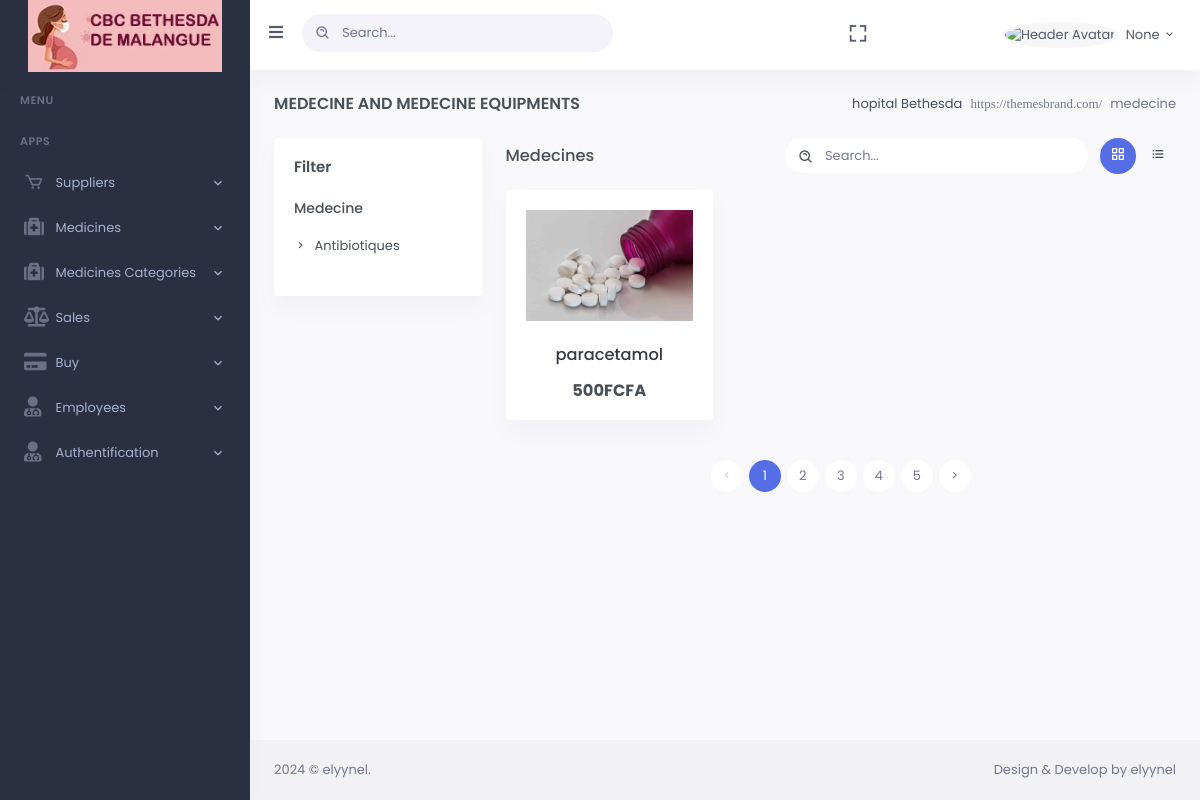
Screenshot of /medCategory/2 with the database file from the repository.
### med/models.py (models this page shows)
class CategoryMedecine(models.Model):
    category_name = models.CharField(max_length=100, unique=True)
    description= models.CharField(max_length=500)

class Medecine(models.Model):
    medecine_name= models.CharField(max_length=70, unique=True)
    price=models.CharField(max_length=6)
    quantity=models.IntegerField()
    expire_date= models.DateField()
    description= models.CharField(max_length=500)
    delevery_date= models.DateField()
    avatar = models.ImageField(null=False, blank=False, upload_to='images/')  # Ajout d'un champ pour l'avatar
    category= models.ForeignKey(CategoryMedecine, on_delete=models.CASCADE, default=1)

### med/views.py (the view)
# urls.py: path("medCategory/<int:id>",views.ListMedCatg,name="medCategory"),
def ListMedCatg(request,id):
    userDetails={"username":request.session.get('username'),"pk":request.session.get("id"), "email": request.session.get('email'), "avatar": request.session.get("avatar") , "password": request.session.get("password") }
    cat= CategoryMedecine.objects.all()
    target= CategoryMedecine.objects.get(pk=id)
    med= Medecine.objects.filter(category=target)
    return render(request, "ListMedCatg.html", context={"log":userDetails,"medecine":med,"category":cat})

### med/template/ListMedCatg.html (shortened to what this page needs)
{% load static %}
<!doctype html>
<html lang="en">
<head>
       {% if log %}
        <link href="{% static 'css/bootstrap.min.css' %}" id="bootstrap-style" rel="stylesheet" type="text/css" />
        <link href="{% static 'css/icons.min.css' %}" rel="stylesheet" type="text/css" />
        <link href="{% static 'css/app.min.css'%}" id="app-style" rel="stylesheet" type="text/css" />
        <link href="{% static 'css/bootstrap.min.css' %}" id="bootstrap-style" rel="stylesheet" type="text/css" />
        <link href="{% static 'css/icons.min.css' %}" rel="stylesheet" type="text/css" />
        <link href="{% static  'css/app.min.css' %}" id="app-style" rel="stylesheet" type="text/css" />
        <link href="{% static 'libs/select2/css/select2.min.css' %}" rel="stylesheet" type="text/css" />
        <link href="{% static 'libs/dropzone/min/dropzone.min.css' %}" rel="stylesheet" type="text/css" />
        <link href="{% static 'css/bootstrap.min.css' %}" id="bootstrap-style" rel="stylesheet" type="text/css" />
        <link href="{% static 'css/icons.min.css' %}" rel="stylesheet" type="text/css" />
        <link href="{% static 'css/app.min.css' %}" id="app-style" rel="stylesheet" type="text/css" />
    </head>
    <body data-sidebar="dark">
        <div id="layout-wrapper">
            <header id="page-topbar">
                <div class="navbar-header">
                    <div class="d-flex">
                        <div class="navbar-brand-box">
                            <a href="{% url "accueil" %}" class="logo logo-light">
                                <span class="logo-lg">
                                    <img src="{% static 'images/LOGOBETHESDA.JPG'%}"  alt="" height="74">
                                </span>
                            </a>
                        </div>
                        <button type="button" class="btn btn-sm px-3 font-size-16 header-item waves-effect" id="vertical-menu-btn">
                            <i class="fa fa-fw fa-bars"></i>
                        </button>
                        <form class="app-search d-none d-lg-block">
                            <div class="position-relative">
                                <input type="text" class="form-control" placeholder="Search...">
                                <span class="bx bx-search-alt"></span>
                            </div>
                        </form>
                    </div>
                        <div class="dropdown d-none d-lg-inline-block ms-1">
                            <button type="button" class="btn header-item noti-icon waves-effect" data-bs-toggle="fullscreen">
                                <i class="bx bx-fullscreen"></i>
                            </button>
                        </div>
                        <div class="dropdown d-inline-block">
                            <button type="button" class="btn header-item waves-effect" id="page-header-user-dropdown"
                            data-bs-toggle="dropdown" aria-haspopup="true" aria-expanded="false">
                                <img class="rounded-circle header-profile-user" src="{{ log.avatar }}"
                                    alt="Header Avatar">
                                <span class="d-none d-xl-inline-block ms-1" key="t-henry">{{log.username}}</span>
                                <i class="mdi mdi-chevron-down d-none d-xl-inline-block"></i>
                            </button>
                        </div>
                    </div>
                </div>
            <div class="vertical-menu">
                <div data-simplebar class="h-100">
                    <div id="sidebar-menu">
                        <ul class="metismenu list-unstyled" id="side-menu">
                            <li class="menu-title" key="t-menu">Menu</li>
                            <li class="menu-title" key="t-apps">Apps</li>
                            <li>
                                <a href="javascript: void(0);" class="has-arrow waves-effect">
                                    <i class="bx bx-cart"></i>
                                    <span key="t-crypto">Suppliers </span>
                                </a>
                            </li>
                            <li>
                                <a href="javascript: void(0);" class="has-arrow waves-effect">
                                    <i class="fa fa-medkit"></i>
                                    <span key="t-crypto">Medicines </span>
                                </a>
                            </li>
                            <li>
                                <a href="javascript: void(0);" class="has-arrow waves-effect">
                                    <i class="fa fa-medkit"></i>
                                    <span key="t-crypto">Medicines Categories</span>
                                </a>
                            </li>
                            <li>
                                <a href="javascript: void(0);" class="has-arrow waves-effect">
                                    <i class="fa fa-balance-scale"></i>
                                    <span key="t-crypto">Sales</span>
                                </a>
                            </li>
                            <li>
                                <a href="javascript: void(0);" class="has-arrow waves-effect">
                                    <i class="fa fa-credit-card"></i>
                                    <span key="t-crypto">Buy</span>
                                </a>
                            </li>
                            <li>
                                <a href="javascript: void(0);" class="has-arrow waves-effect">
                                    <i class="fas fa-user-md"></i>
                                    <span key="t-crypto">Employees</span>
                                </a>
                            </li>
                            <li>
                                <a href="javascript: void(0);" class="has-arrow waves-effect">
                                    <i class="fas fa-user-md"></i>
                                    <span key="t-crypto">Authentification
                                    </span>
                                </a>
                            </li>
                        </ul>
                    </div>
                </div>
            </div>
            {% endif %}
      <div class="main-content">
        <div class="page-content">
          <div class="container-fluid">
            <div class="row">
              <div class="col-12">
                <div
                  class="page-title-box d-sm-flex align-items-center justify-content-between"
                >
                  <h4 class="mb-sm-0 font-size-18">Medecine and Medecine equipments</h4>
                  <div class="page-title-right">
                    <ol class="breadcrumb m-0">
                      <li class="breadcrumb-item">
                        <a href="javascript: void(0);">hopital Bethesda</a>
                      </li>
                      <li class="breadcrumb-item active">medecine</li>
                    </ol>
                  </div>
                </div>
              </div>
            </div>
            <div class="row">
              <div class="col-lg-3">
                <div class="card">
                  <div class="card-body">
                    <h4 class="card-title mb-4">Filter</h4>
                    <div>
                      <h5 class="font-size-14 mb-3">Medecine</h5>
                      <ul class="list-unstyled product-list">
                        {% for cat in category %}
                        <li>
                          <a href="{% url "medCategory" cat.pk %}"
                            ><i class="mdi mdi-chevron-right me-1"></i>
                            {{cat.category_name}}</a
                          >
                        </li>
                        {% endfor %}
                      </ul>
                    </div>
                  </div>
                </div>
              </div>
              <div class="col-lg-9">
                <div class="row mb-3">
                  <div class="col-xl-4 col-sm-6">
                    <div class="mt-2">
                      <h5>Medecines</h5>
                    </div>
                  </div>
                  <div class="col-lg-8 col-sm-6">
                    <form
                      class="mt-4 mt-sm-0 float-sm-end d-sm-flex align-items-center"
                    >
                      <div class="search-box me-2">
                        <div class="position-relative">
                          <input
                            type="text"
                            class="form-control border-0"
                            placeholder="Search..."
                          />
                          <i class="bx bx-search-alt search-icon"></i>
                        </div>
                      </div>
                      <ul
                        class="nav nav-pills product-view-nav justify-content-end mt-3 mt-sm-0"
                      >
                        <li class="nav-item">
                          <a class="nav-link active" href="#"
                            ><i class="bx bx-grid-alt"></i
                          ></a>
                        </li>
                        <li class="nav-item">
                          <a class="nav-link" href="#"
                            ><i class="bx bx-list-ul"></i
                          ></a>
                        </li>
                      </ul>
                    </form>
                  </div>
                </div>
                <div class="row">
                  {% for med in medecine %}
                  <div class="col-xl-4 col-sm-6">
                    <div class="card">
                      <div class="card-body">
                        <div class="product-img position-relative">
                          <div class="avatar-sm product-ribbon">
                          </div>
                          <img
                            src="{{ med.avatar.url }}"
                            alt=""
                            class="img-fluid mx-auto d-block"
                          />
                        </div>
                        <div class="mt-4 text-center">
                          <h5 class="mb-3 text-truncate">
                            <a href="{% url "medecinedetails" med.pk %}" class="text-dark"
                              >{{med.medecine_name}}
                            </a>
                          </h5>
                          <h5 class="my-0">
                            <b>{{med.price}}FCFA</b>
                          </h5>
                        </div>
                      </div>
                    </div>
                  </div>
                  {% endfor %}
                </div>
                <div class="row">
                  <div class="col-lg-12">
                    <ul
                      class="pagination pagination-rounded justify-content-center mt-3 mb-4 pb-1"
                    >
                      <li class="page-item disabled">
                        <a href="javascript: void(0);" class="page-link"
                          ><i class="mdi mdi-chevron-left"></i
                        ></a>
                      </li>
                      <li class="page-item active">
                        <a href="javascript: void(0);" class="page-link">1</a>
                      </li>
                      <li class="page-item">
                        <a href="javascript: void(0);" class="page-link">2</a>
                      </li>
                      <li class="page-item">
                        <a href="javascript: void(0);" class="page-link">3</a>
                      </li>
                      <li class="page-item">
                        <a href="javascript: void(0);" class="page-link">4</a>
                      </li>
                      <li class="page-item">
                        <a href="javascript: void(0);" class="page-link">5</a>
                      </li>
                      <li class="page-item">
                        <a href="javascript: void(0);" class="page-link"
                          ><i class="mdi mdi-chevron-right"></i
                        ></a>
                      </li>
                    </ul>
                  </div>
                </div>
              </div>
            </div>
          </div>
        </div>
        <footer class="footer">
          <div class="container-fluid">
              <div class="row">
                  <div class="col-sm-6">
                      <script>document.write(new Date().getFullYear())</script> © elyynel.
                  </div>
                  <div class="col-sm-6">
                      <div class="text-sm-end d-none d-sm-block">
                          Design & Develop by elyynel
                      </div>
                  </div>
              </div>
          </div>
      </footer>
  </div>
</body>
</html>

### rows the page displays
CategoryMedecine: category_name "Antibiotiques"
Medecine: avatar (picture), medecine_name "paracetamol", price "500"

### other values shown
{{ log.username }} "None"
